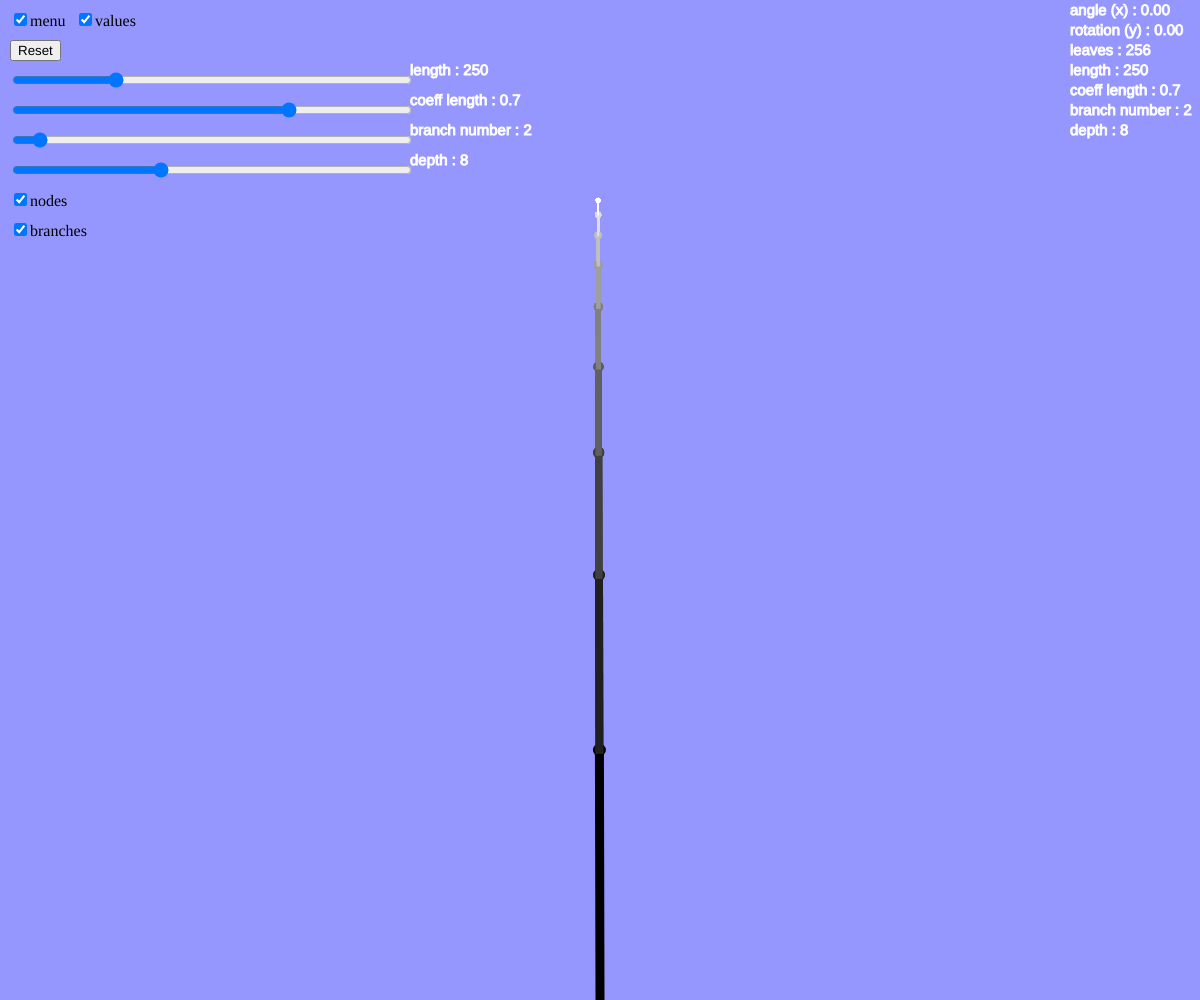
Frame 1 (no input)
Frame 60 (no input): identical to frame 1, image omitted
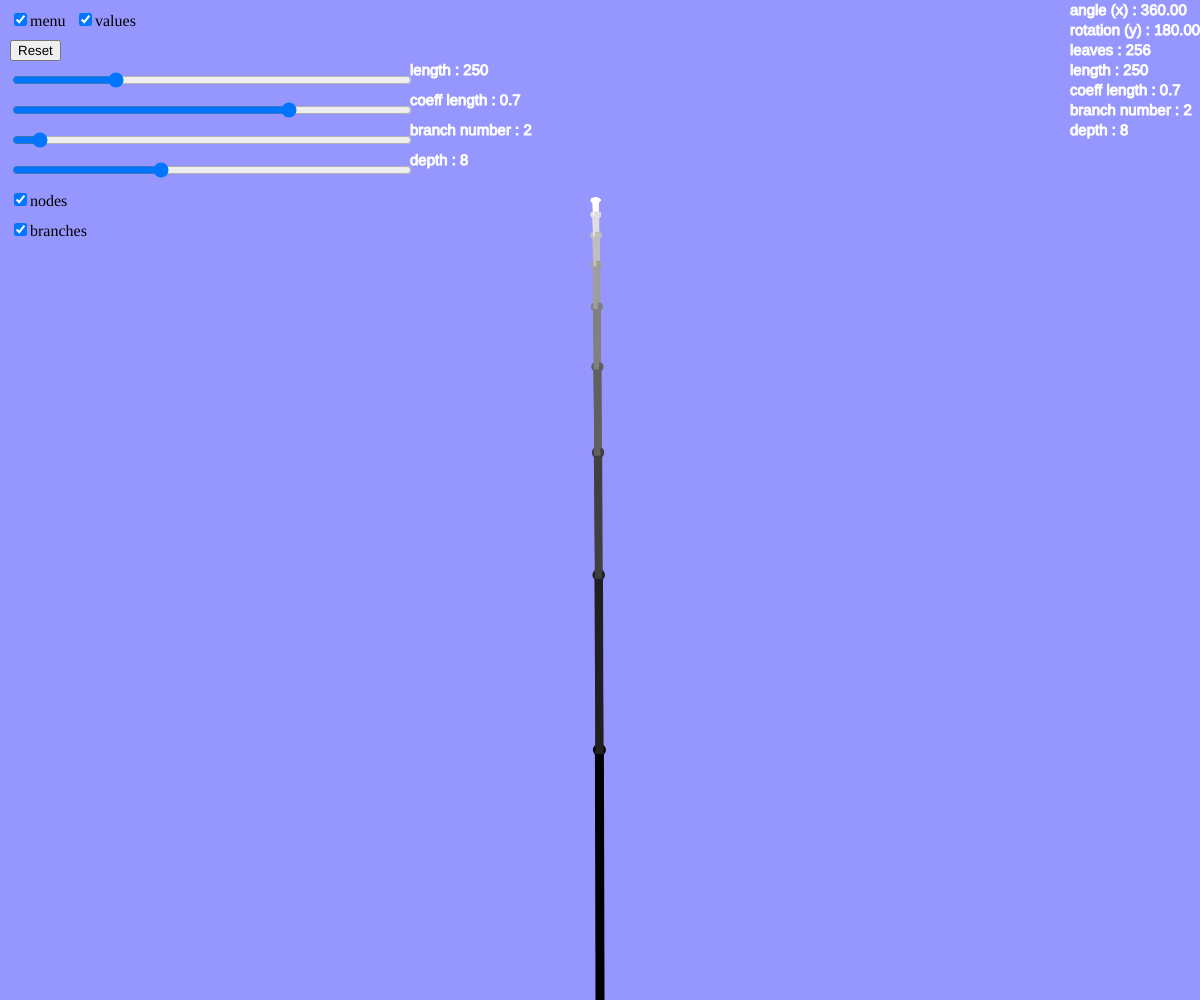
Frame 120 (the mouse pressed at the canvas centre since frame 60)

The p5.js sketch that drew these frames (run headless with seeded random() and noise() and a simulated clock; from frame 60 on, the mouse is pressed at the canvas centre):

// p5.js sketch
// ── sketch.js

/* P5JS_Binary_Tree
* author : boyer marty
*/


// ***** VARIABLES
// BRANCH PARAMETERS
var length;
var coeff_length;
var depth;
var nuber;

// UI ELEMENTS
var checkbox_tools_menu; // Checkbox - Display Tools Menu
var checkbox_values; // Checkbox- Display values of the trees
var button_reset; // Button - Reset
var slider_lenght; // Slider - Lenght of the tronk
var slider_coeff_lenght; // Slider - Reduction coefficient of the lenght
var slider_number_branch; // Slider - Number of branch for each node
var slider_depth; // Slider - Depth of the tree
var checkbox_nodes; // Checkbox - Enable / disable nodes
var checkbox_branches; // Checkbox - Enable / disable branches



function setup() {  
    createCanvas(max(windowWidth, 500), windowHeight);
    setup_DOM();
    // DEFAUL VALUES
    reset_values();
}

function draw() {
    background(150,150,255);

    
    if(checkbox_tools_menu.checked()){
        length = slider_lenght.value();
        coeff_length = slider_coeff_lenght.value();
        number = slider_number_branch.value();
        depth = slider_depth.value();
    }
    
    branch(width / 2,
           height,
           length,
           coeff_length,
           (270 / 360) * (2 * 3.14),
           (map(mouseX,0,width,0,max(360*(number-1),360)) / 360) * (2 * 3.14),
           (map(mouseY,0,height,0,360) / 360) * (2 * 3.14),
           depth,
           number);
    
    
    // Values of the tree
    textSize(15);
    fill(255);
    if(checkbox_values.checked()){
        text('angle (x) : ' + nf(map(mouseX,0,width,0,360*number),0,2).toString(), width - 130, 15);
        text('rotation (y) : ' + nf(map(mouseY,0,height,0,360),0,2).toString(), width - 130, 35);
        text('leaves : ' + (number ** depth).toString(), width - 130, 55);
        text('length : ' + length,width - 130,75);
        text('coeff length : ' + coeff_length,width - 130,95);
        text('branch number : ' + number,width - 130,115);
        text('depth : ' + depth,width - 130,135);
    }
    
    if(checkbox_tools_menu.checked()){
        text('length : ' + length,410,75);
        text('coeff length : ' + coeff_length,410,105);
        text('branch number : ' + number,410,135);
        text('depth : ' + depth,410,165);
    }
}


function branch(x,y,l,coeff_l,angle,ref_angle,r,d,n){
    /**
    *    x : starting point in axis x
    *    y : starting point in axis y
    *    l : length of the trunk
    *    coeff_l : coefficient of the length of the next branch : l * coeff_l
    *    angle : angle of the branch compared to the trigonometric circle (trunk 3 PI / 2)
    *    ref_angle : reference angle
    *    r : rotation of the branches relative to the node
    *    d : depth of the tree
    *    n : number of branch for each node
    **/
    
    strokeWeight(d + 1);

    strokeCap(PROJECT);
    stroke(map(d,0,depth,255,0));
    fill(map(d,0,depth,255,0));
    
    if(checkbox_branches.checked()){
        line(x,y,x + cos(angle) * l,y + sin(angle) * l);
    }
    
    if(checkbox_nodes.checked()){
        ellipse(x + cos(angle) * l,y + sin(angle) * l,4,4);
    }

    if(d > 0){
        for(let i = 0; i < n; i ++){
            let a;
            if(n == 1){
                a = angle - ref_angle + r
            } else {
                a = angle + map(i,0,n-1,-1,1) * ref_angle + r;
            }
            branch(x + cos(angle) * l,
                   y + sin(angle) * l,
                   l * coeff_l,
                   coeff_l,
                   a,
                   ref_angle,
                   r,
                   d-1,
                   n);
        }
    }
}


function setup_DOM(){
    checkbox_tools_menu = createCheckbox('menu', true); 
    checkbox_tools_menu.position(10,10);
    checkbox_tools_menu.changed(display_menu);
    
    checkbox_values = createCheckbox('values', true);
    checkbox_values.position(75,10);

    button_reset = createButton('Reset');
    button_reset.position(10,40);
    button_reset.mousePressed(reset_values);
    
    slider_lenght = createSlider(0,height,height / 4,1);
    slider_lenght.position(10,70);
    slider_lenght.style('width','400px');
    
    slider_coeff_lenght = createSlider(0,1,0.7,0.001);
    slider_coeff_lenght.position(10,100);
    slider_coeff_lenght.style('width','400px');
    
    slider_number_branch = createSlider(1,20,2,1);
    slider_number_branch.position(10,130);
    slider_number_branch.style('width','400px');
    
    slider_depth = createSlider(1,20,8,1);
    slider_depth.position(10,160);
    slider_depth.style('width','400px');
    
    checkbox_nodes = createCheckbox('nodes', true); 
    checkbox_nodes.position(10,190);
    
    checkbox_branches = createCheckbox('branches', true); 
    checkbox_branches.position(10,220);
}


function display_menu(){
    if(checkbox_tools_menu.checked()){
        button_reset.show();
        slider_lenght.show();
        slider_coeff_lenght.show();
        slider_number_branch.show();
        slider_depth.show();
        checkbox_nodes.show();
        checkbox_branches.show();
    } else {
        button_reset.hide();
        slider_lenght.hide();
        slider_coeff_lenght.hide();
        slider_number_branch.hide();
        slider_depth.hide();
        checkbox_nodes.hide();
        checkbox_branches.hide();
    }

}


function reset_values(){
    length = height / 4;
    coeff_length = 0.7;
    depth = 8;
    number = 2
    
    slider_lenght.value(length);
    slider_coeff_lenght.value(coeff_length);
    slider_number_branch.value(number);
    slider_depth.value(depth);
    checkbox_nodes.checked(true);
}
